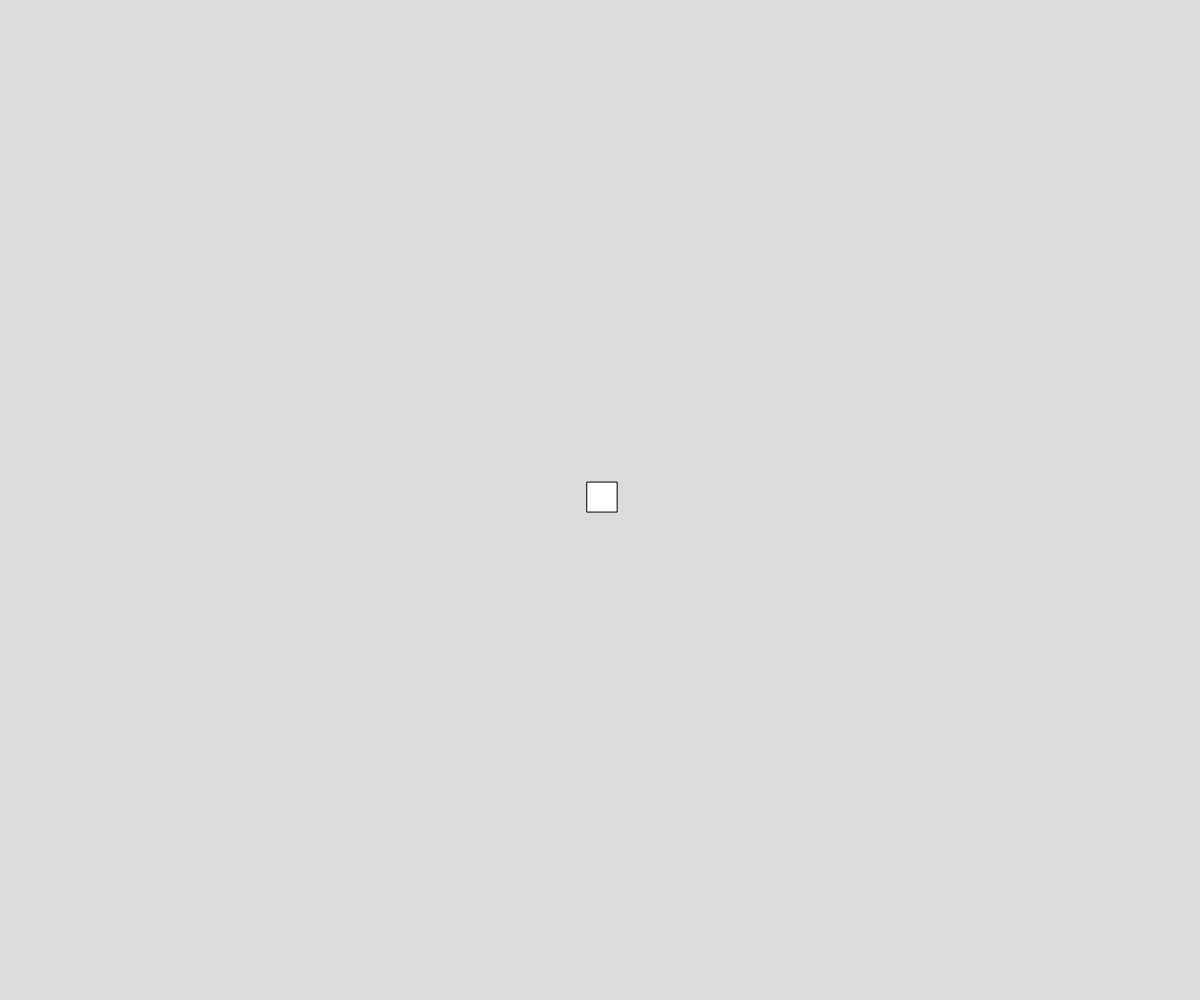
Frame 1 (no input)
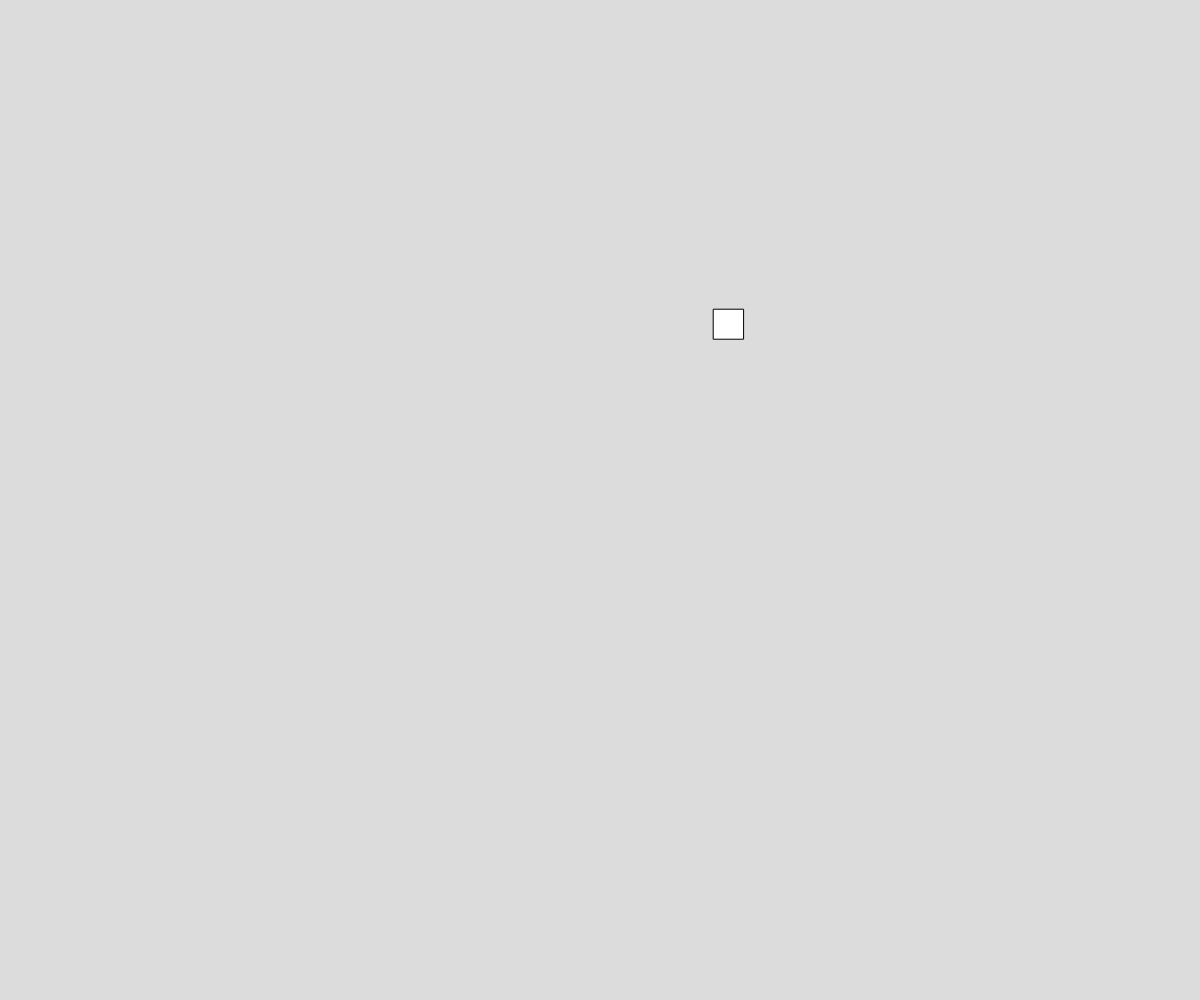
Frame 60 (no input)
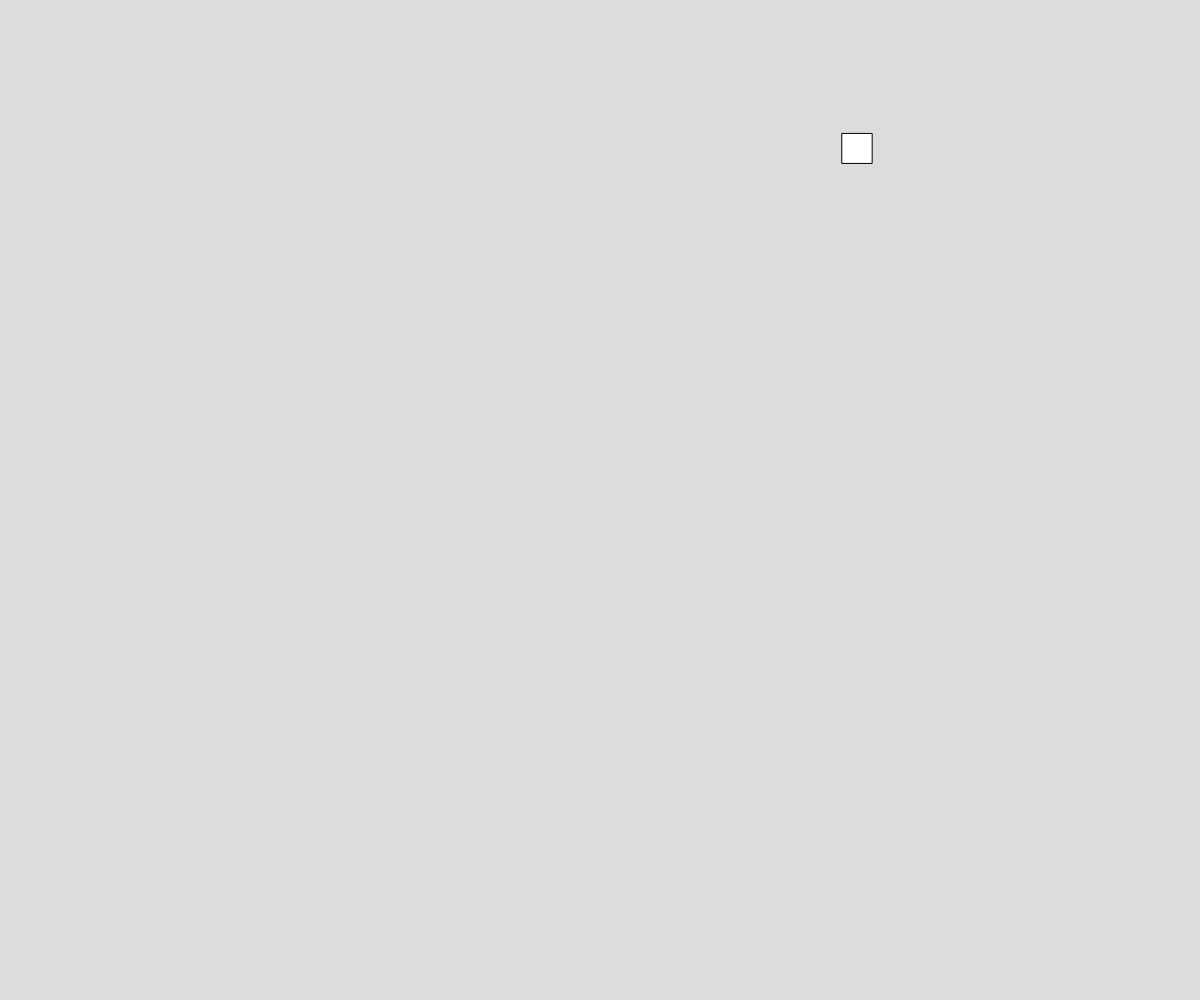
Frame 120 (the mouse pressed at the canvas centre since frame 60)

The p5.js sketch that drew these frames (run headless with seeded random() and noise() and a simulated clock; from frame 60 on, the mouse is pressed at the canvas centre):

// p5.js sketch
// ── sketch.js
// Local Storage Demo
// Mr. Scott
// OCt 24, 2025


let mySquare;
let totalBounces = 0;

function setup() {
  createCanvas(windowWidth, windowHeight);
  rectMode(CENTER);
  mySquare = new Bouncer(width/2, height/2);
}

function draw() {
  background(220);
  mySquare.move();
  mySquare.display();

}



class Bouncer{
  constructor(x, y){
    this.x = x;   this.y = y;
    this.xSpeed = random(-5,5);
    this.ySpeed = random(-5,5);
  }

  //class methods
  display(){
    square(this.x, this.y, 30);
  }

  move(){
    //calculate new position
    this.x += this.xSpeed;   this.y += this.ySpeed;

    //should we bounce?  x first
    if(this.x < 0 || this.x > width){
      this.xSpeed *= -1;
      totalBounces++;
    }

    if(this.y < 0 || this.y > height){
      this.ySpeed *= -1;
      totalBounces++;
    }
  }

}
